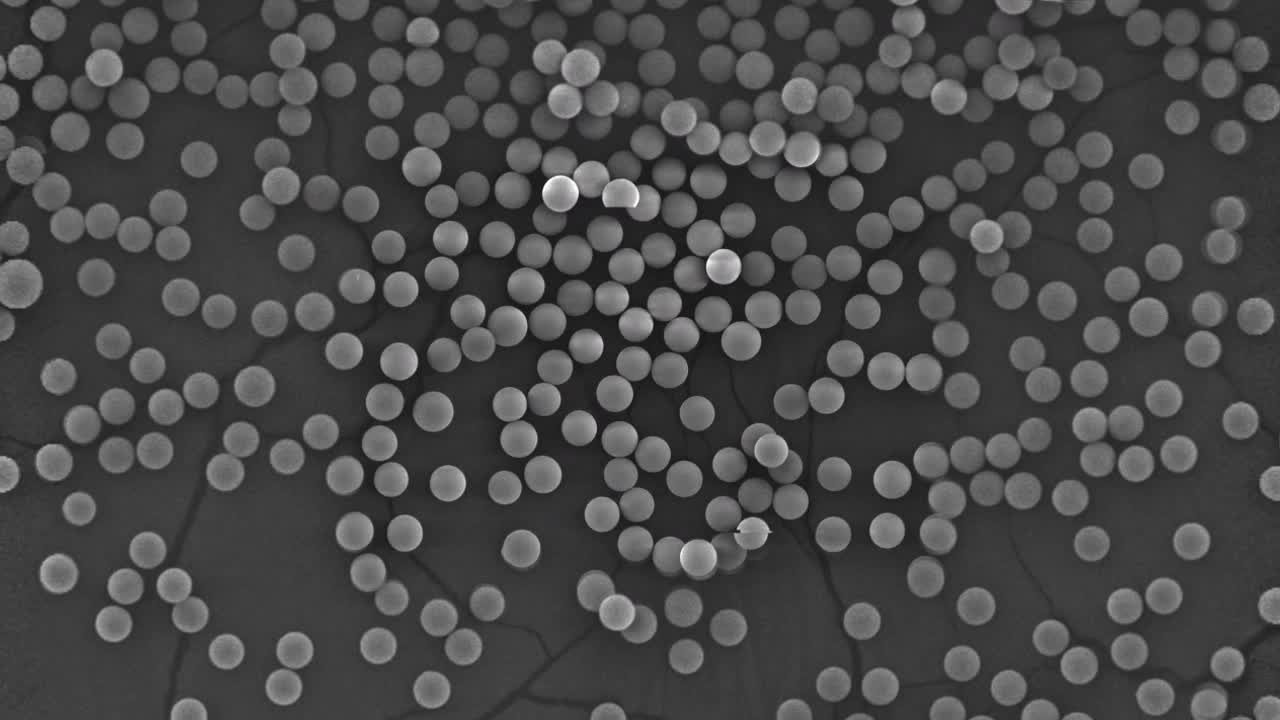
#> input picture static/SEM_Zoom.ogg.jpg, 1280 x 720 px
$ jupyter execute 'Image Feature Finding.ipynb'   (shell and % lines are left out)   (Python 2 division)
#> lines starting #> are read from the running program, lines starting #| are printed output that depends on the picture; after the words box and inside, x2 and y2 are one past the last pixel; in counts of white or black regions, pixels touching at a corner belong together; long printed decimals are rounded
[cell 1]
import nbprep
nbprep.style()
#> (this line was passed over: nbprep is not available in this run)

# Image Feature Finding

This is fairly simple example that shows how you might write a program for feature detection in an image. This is meant to illustrate the technique, and may be a poor method to do this analysis. The dedicated image analysis library [scikit-image](http://scikit-image.org/) and the [Python bindings to the computer vision library OpenCV](http://docs.opencv.org/trunk/doc/py_tutorials/py_tutorials.html) are probably better/more advanced alternatives. I got a lot of this information from [a very interesting StackOverflow question](http://stackoverflow.com/questions/4087919/how-can-i-improve-my-paw-detection). There are also some other interesting answers in that thread. (And a very cool animation.)

# Getting started.

First import some extra libraries.

[cell 2]
import numpy as np
import matplotlib.pyplot as plt
import scipy.ndimage as spn

In this example, I'll be using an [example image](http://upload.wikimedia.org/wikipedia/commons/thumb/1/1f/SEM_Zoom.ogg/800px--SEM_Zoom.ogg.jpg) from [Wikipedia's article on Scanning Electron Microscopy](http://en.wikipedia.org/wiki/Scanning_electron_microscope). This is an image of a number of very small glass beads.

[cell 3]
image_orig = plt.imread('static/SEM_Zoom.ogg.jpg')
#> image_orig is the input picture: shape (720, 1280, 3); mean R, G, B 72.2, 72.2, 72.2
plt.imshow(image_orig)

# The problem

We might want to know something about the size distribution of the beads in this picture -- a painful process if done by hand -- so we might want to automate things.

Before we can do this, we need to know a little bit about digital images. First of all, jpeg raster images are just a big array of pixels. For a 10 megapixel image, that array will have 10 million pixels. We can see that if we look at the shape (`image_orig.shape`) of our image. In this case, we have 720x1280 (=921,600) pixels.

However, each pixel is actually composed of three values: red, green, and blue levels (hence RGB). This gives us an overall 3D array of data points. The three values for the first pixel (`image_orig[0,0]`) are also printed below. Notice that all of the values are the same. That is because this is a gray scale image.

[cell 4]
print image_orig.shape
#| (720, 1280, 3)
print image_orig[0,0]
#| [74 74 74]

Because all of the RGB values are the same, our analysis will be simplified considerably by only looking at one of the three numbers. Our new `image` is a 2D array.

[cell 5]
image = image_orig[:,:,0]

We can look at a histogram of these values for the entire image (in this case, flatten the 2D array to 1D).

[cell 6]
hist = plt.hist(image.flat, bins=125)
#> figure, not shown here; tallest bar 54215 high, from x = 54.77 to 56.71

There are two distributions in the image. The lower values are darker spots: higher values are bright spots. Our beads are brighter than the background, so let's create a threshold mask (`thresh`) that cuts off all of the values below a certain level. The exact value here was found by trial-and-error, but you can see that it approximately bisects the two populations in the histogram above.

A plot of this mask is only two colors: red are values greater than our threshold (`True` in this case) and blue are values below (`False`).

[cell 7]
thresh = (image > 68)
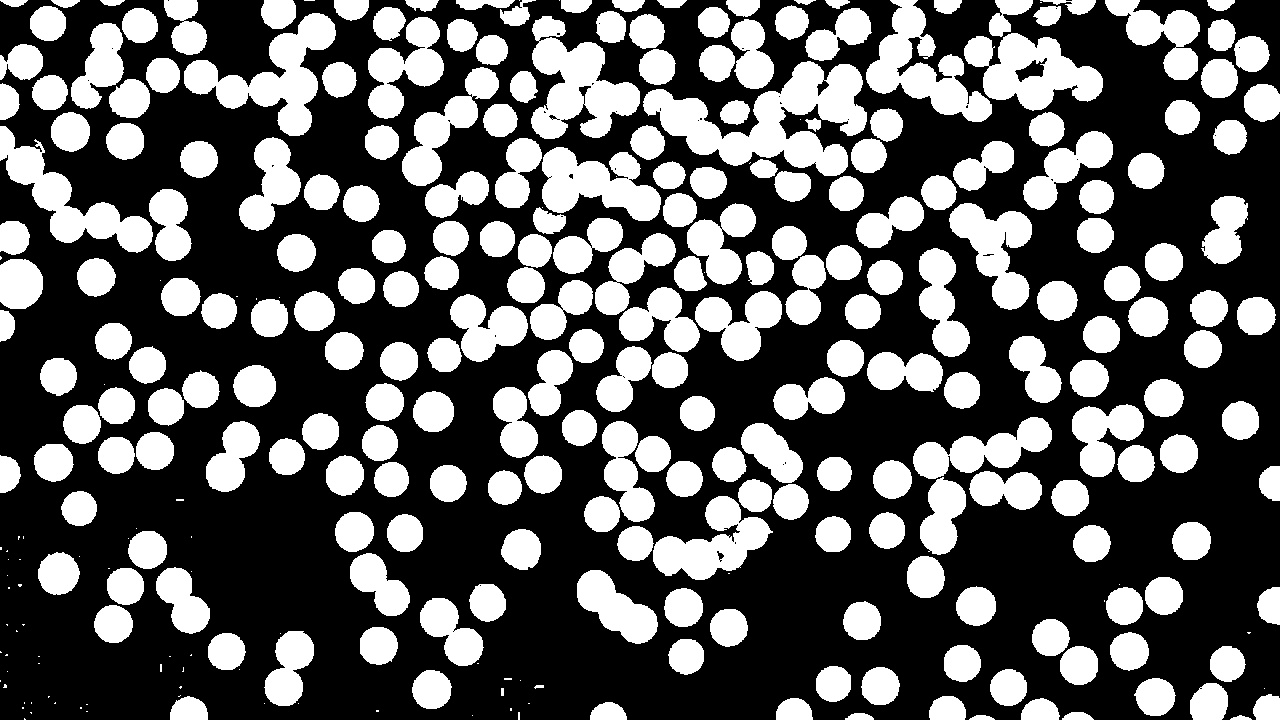
#> thresh: shape (720, 1280) bool; 37% white; 317 white regions (74 under 20 px), largest, box (x1, y1, x2, y2) and area: (643, 61, 867, 176) 11458, (531, 16, 640, 139) 7043, (184, 13, 336, 136) 6969

plt.imshow(thresh)
# [4 lines of commented-out code are left out]

Scipy has a [`label` function](http://docs.scipy.org/doc/scipy/reference/generated/scipy.ndimage.measurements.label.html#scipy.ndimage.measurements.label) that searches a boolean mask (like `thresh`) and counts the contiguous blocks of `True` components (individual features). `num` is the total number of features. `spheres` is a 2D array with each feature labeled using a unique id number. Feature "0" (zero) is the background.

[cell 8]
spheres, num = spn.label(thresh)
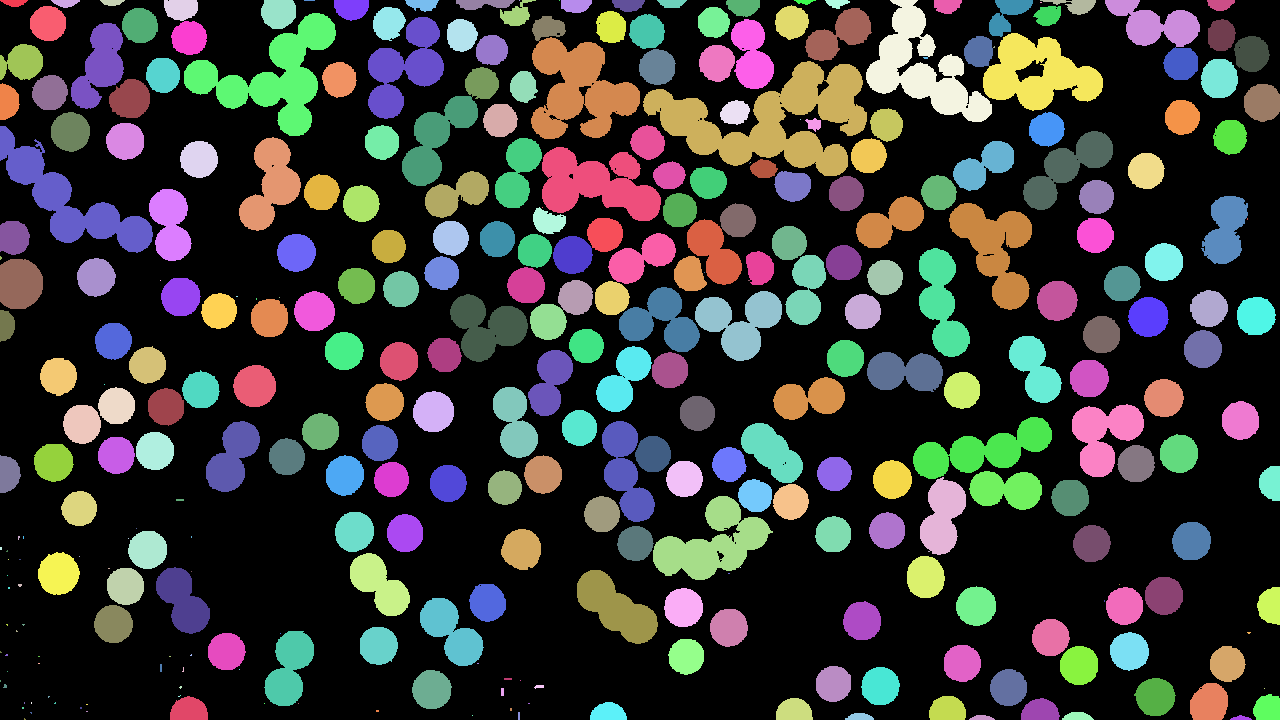
#> spheres: shape (720, 1280) int32; 337 distinct labels, from 0 to 336; one colour per label, 0 black
#> num = 336

print num
#| 336
print spheres.shape
#| (720, 1280)
print spheres
#> (printed output is left out)

It might be a little easier to see what is going on using an example. Here we will only consider one of the labeled features (200 in this case) by setting a variable `mask`. Next, create a 3D array of zeros (`color_sphere`). The third dimension is 4 a value RGBA array (with A = alpha or transparency, zero is fully transparent). Where our zeros array matches the position of feature 200 (`color_sphere[mask]`), we will set the color to be red with no transparency (`[1, 0, 0, 1.]`). Show the original image (`image_orig`) and overlay our partially transparent layer (`color_sphere`). Our mask is a 2D array of `True` and `False` booleans. `True` where we observe our feature; `False` everywhere else. Because `True` == 1 and `False` == 0, we can sum this mask to determine the total number of pixels that make up this sphere. If we knew a distance that one pixel represented, we could convert this sum into a real area.

[cell 9]
mask = (spheres == 200)
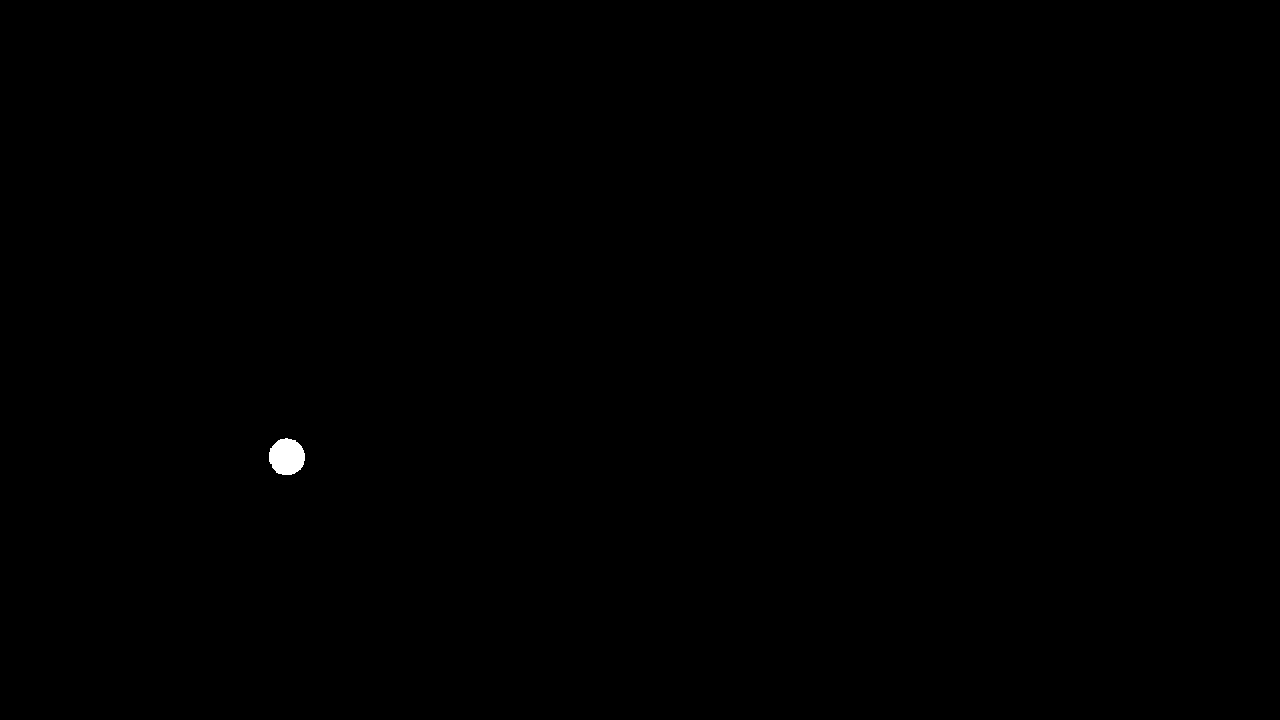
#> mask: shape (720, 1280) bool; 0.11% white; 1 white region, box (x1, y1, x2, y2) and area: (269, 438, 305, 475) 1044
color_sphere = np.zeros(image.shape + (4,))
color_sphere[mask] = [1, 0, 0, 1.]
plt.imshow(image_orig)
plt.imshow(color_sphere)
print mask.sum()
#| 1044
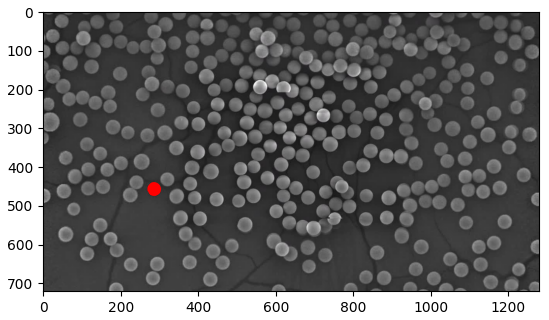
#> figure drawn by matplotlib, 1 panel

Now we can loop through all of our features to find the areas (sum) as we did in the previous code block. However, if our sphere touches the left or right edge of the picture (`x in spheres[(0,-1),:]`) or the top or bottom edge (`x in spheres[:,(0,-1)]`), it has probably been cut off, so we will ignore the size of this feature.

[cell 10]
sizes = []
for x in xrange(1, num):
    if x in spheres[(0,-1),:] or x in spheres[:,(0,-1)]:
        sizes.append(0.)
    else:
        sphere = (spheres == x)
        sphere_size = sphere.sum()
        sizes.append(sphere_size)
#> this loop made 335 passes
#> sphere_size on passes 25 to 36: 2, 879, 1009, 419, 829, 779, 1003, 1874, 779, 6969, 967, 573
#> after the loop, sizes = 335 values, max 11458 at index 55, min 0 at index 0, mean 913.5
sizes = np.array(sizes)

A histogram shows us the distribution of these sizes.

[cell 11]
hist = plt.hist(sizes, bins=50)
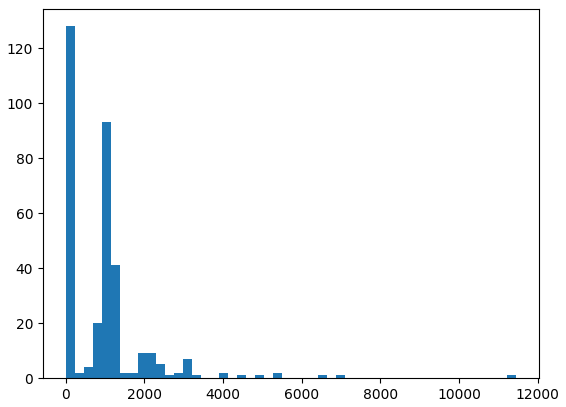
#> figure drawn by matplotlib, 1 panel; tallest bar 128 high, from x = -1.42e-14 to 229.2

An examination of the histogram shows several important things. First of all, there are a very large number of small features. These are most likely individual pixels. There are also peaks in the distribution at 1000, 2000, 3000, etc. Remember from above that our single sphere was ~1000 pixels. That means these regions represent one sphere, two overlapping spheres, three overlapping spheres, etc. We can select only the single spheres by creating a size mask (`mask`). Let's print some simple statistics and a histogram of the selected sizes.

[cell 12]
mask = (sizes > 400) & (sizes < 1700)

print 'Number of selected features:', len(sizes[mask])
#| Number of selected features: 162
print 'Median Size (pix):', np.median(sizes[mask])
#| Median Size (pix): 1040.5
print 'Mean Size (pix):', np.mean(sizes[mask])
#| Mean Size (pix): 1038.469
print 'Std. Dev.:', np.std(sizes[mask])
#| Std. Dev.: 163.153

hist = plt.hist(sizes[mask], bins=20)
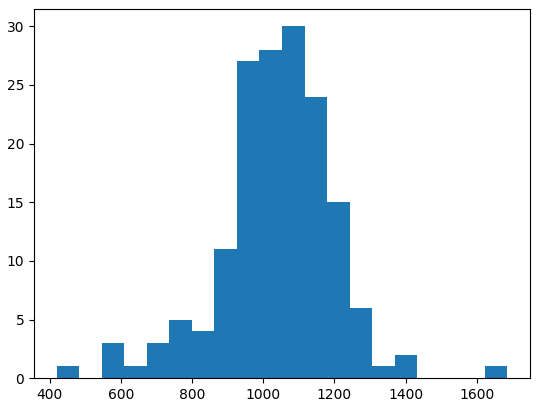
#> figure drawn by matplotlib, 1 panel; tallest bar 30 high, from x = 1052.5 to 1115.8

We can make another semi-transparent layer of selected spheres in a similar manner to what we did before. Be sure to only select the sizes in our defined range (`sphere_nums[mask]`), and set them to be red with 75% transparency (`[1., 0., 0., 0.75]`).

[cell 13]
clear_layer = np.zeros(image.shape + (4,))
sphere_nums = np.arange(1, num)
#> sphere_nums = 335 values from 1 to 335
for x in sphere_nums[mask]:
    clear_layer[spheres == x] = [1., 0., 0., 0.75]
#> this loop made 162 passes
#> x on passes 1 to 3: 26, 27, 28
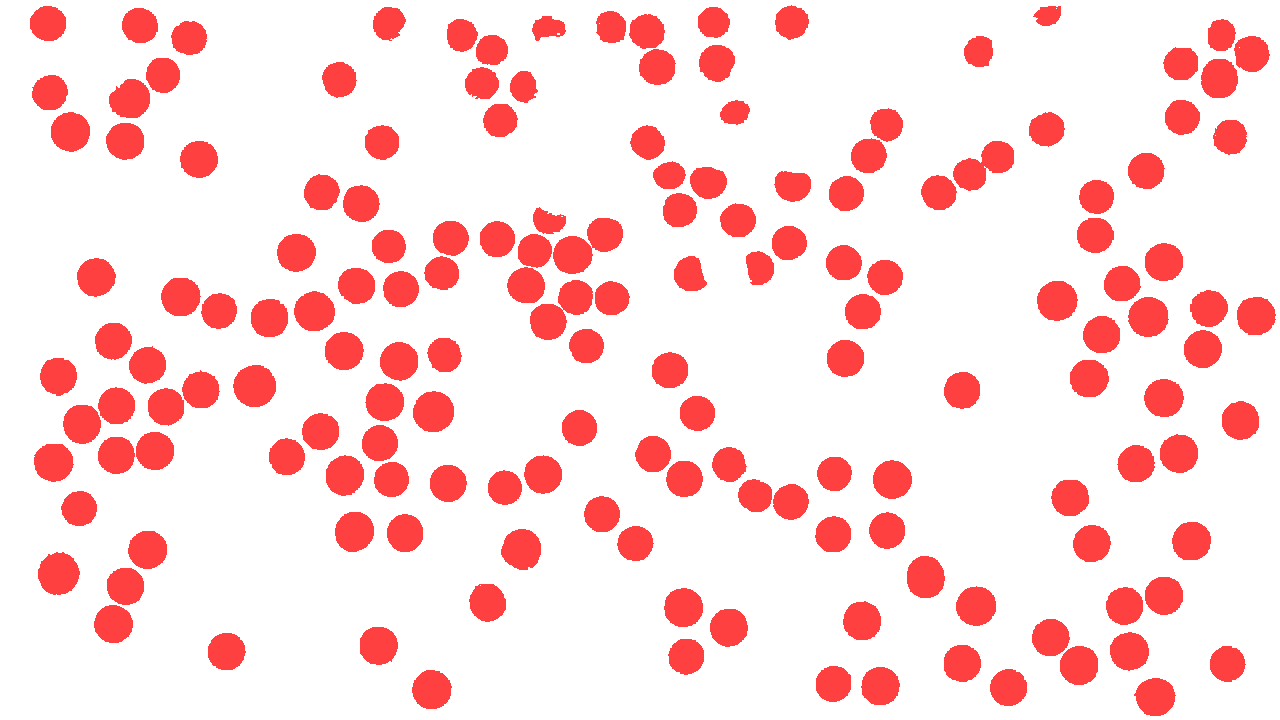
#> clear_layer: shape (720, 1280, 4) float64; mean of channels 0, 1, 2, 3 0.183, 0, 0, 0.137; transparent parts drawn white

Plot the original image with the transparent overlay.

[cell 14]
plt.imshow(image_orig)
plt.imshow(clear_layer)
